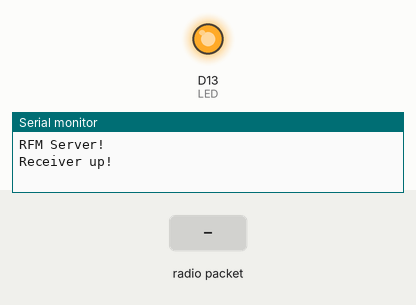
This sketch was run on a simulated Arduino Zero (SAMD21). Shown: output pins drawn as LEDs (lit = HIGH), the last lines printed to the serial monitor. Inputs (shaded band) come from the test bench. No radio packets arrive unless stated.

Above: at 0.1 s.
At 2.2 s:
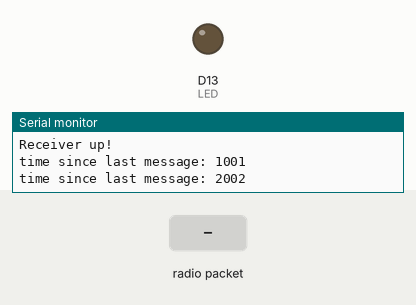
2.3 s: radio packet "1" arrives
At 2.9 s:
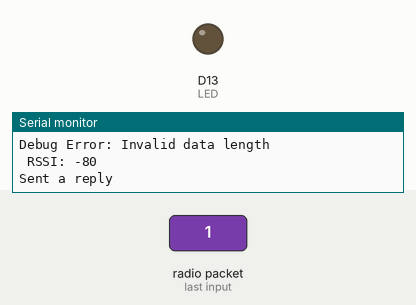
Timing chart, 0 to 5.3 s (numbered marks = the images above; inputs shaded):
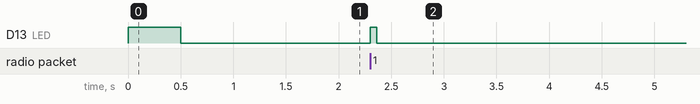

Measured:
- after the input at 2.3 s, D13 (LED): LOW → HIGH at once, → LOW 0.06 s later

The sketch:

lora_recieve.ino
```cpp
#include <SPI.h>

//Radio Head Library:
#include <RH_RF95.h>

// We need to provide the RFM95 module's chip select and interrupt pins to the
// rf95 instance below.On the SparkFun ProRF those pins are 12 and 6 respectively.
RH_RF95 rf95(12, 6);

int LED = 13; //Status LED on pin 13

int packetCounter = 0; //Counts the number of packets sent
long timeSinceLastPacket = 0; //Tracks the time stamp of last packet received
long timeSinceLastPrint = 0;
// The broadcast frequency is set to 921.2, but the SADM21 ProRf operates
// anywhere in the range of 902-928MHz in the Americas.
// Europe operates in the frequencies 863-870, center frequency at
// 868MHz.This works but it is unknown how well the radio configures to this frequency:
//float frequency = 864.1;
float frequency = 915.0;

void setup()
{
  pinMode(LED, OUTPUT);

  SerialUSB.begin(9600);
  SerialUSB.println("RFM Server!");

  //Initialize the Radio.
  if (rf95.init() == false){
    SerialUSB.println("Radio Init Failed - Freezing");
    while (1);
  }
  else{
  // An LED indicator to let us know radio initialization has completed.
    SerialUSB.println("Receiver up!");
    digitalWrite(LED, HIGH);
    delay(500);
    digitalWrite(LED, LOW);
    delay(500);
  }

  rf95.setFrequency(frequency);

 // The default transmitter power is 13dBm, using PA_BOOST.
 // If you are using RFM95/96/97/98 modules which uses the PA_BOOST transmitter pin, then
 // you can set transmitter powers from 5 to 23 dBm:
 // rf95.setTxPower(14, false);
}

void loop()
{
  if (rf95.available()) {
    // Should be a message for us now
    uint8_t buf[RH_RF95_MAX_MESSAGE_LEN];
    uint8_t len = sizeof(buf);

    if (rf95.recv(buf, &len)){
      digitalWrite(LED, HIGH); //Turn on status LED
      timeSinceLastPacket = millis(); //Timestamp this packet

      SerialUSB.println("Received message");
      SerialUSB.print("Raw bytes: ");
      for (int i = 0; i < len; i++) {
          SerialUSB.print(buf[i], HEX);
          SerialUSB.print(" ");
      }
      SerialUSB.println();
      debug_sensor_data(buf, len);
      SerialUSB.print(" RSSI: ");
      SerialUSB.print(rf95.lastRssi(), DEC);
      SerialUSB.println();

      // Send a reply
      uint8_t toSend[] = "Hello Back!";
      rf95.send(toSend, sizeof(toSend));
      rf95.waitPacketSent();
      SerialUSB.println("Sent a reply");
      digitalWrite(LED, LOW); //Turn off status LED

    }
    else
      SerialUSB.println("Recieve failed");
  }
  //Turn off status LED if we haven't received a packet after 1s
  if (millis() - timeSinceLastPrint > 1000) {
    SerialUSB.print("time since last message: ");
    SerialUSB.println(millis() - timeSinceLastPacket);
    timeSinceLastPrint = millis();
  }
}

void debug_sensor_data(uint8_t *data, size_t length) {
    if (length < 16) {  // Module ID (2B) + Sensor Data (14B)
        SerialUSB.println("Debug Error: Invalid data length");
        return;
    }

    SerialUSB.println("====== DEBUG ======");

    // Extract Module ID (First 2 Bytes)
    uint16_t module_id = (data[0] << 8) | data[1];

    // Extract Sensor Values
    uint8_t temperature = data[2];       // 1 Byte
    uint8_t humidity = data[3];          // 1 Byte
    uint16_t nitrogen = (data[4] << 8) | data[5];      // 2 Bytes
    uint16_t phosphorus = (data[6] << 8) | data[7];    // 2 Bytes
    uint16_t potassium = (data[8] << 8) | data[9];     // 2 Bytes
    uint32_t soil_moisture = (data[10] << 24) | (data[11] << 16) | (data[12] << 8) | data[13]; // 4 Bytes
    uint16_t uv = (data[14] << 8) | data[15];          // 2 Bytes

    // Print Debug Info
    SerialUSB.print("Module ID: ");
    SerialUSB.println(module_id);
    SerialUSB.print("Temperature: ");
    SerialUSB.println(temperature);
    SerialUSB.print("Humidity: ");
    SerialUSB.println(humidity);
    SerialUSB.print("Nitrogen: ");
    SerialUSB.println(nitrogen);
    SerialUSB.print("Phosphorus: ");
    SerialUSB.println(phosphorus);
    SerialUSB.print("Potassium: ");
    SerialUSB.println(potassium);
    SerialUSB.print("Soil Moisture: ");
    SerialUSB.println(soil_moisture);
    SerialUSB.print("UV: ");
    SerialUSB.println(uv);
    SerialUSB.println("====== ====== ======");
}
```
